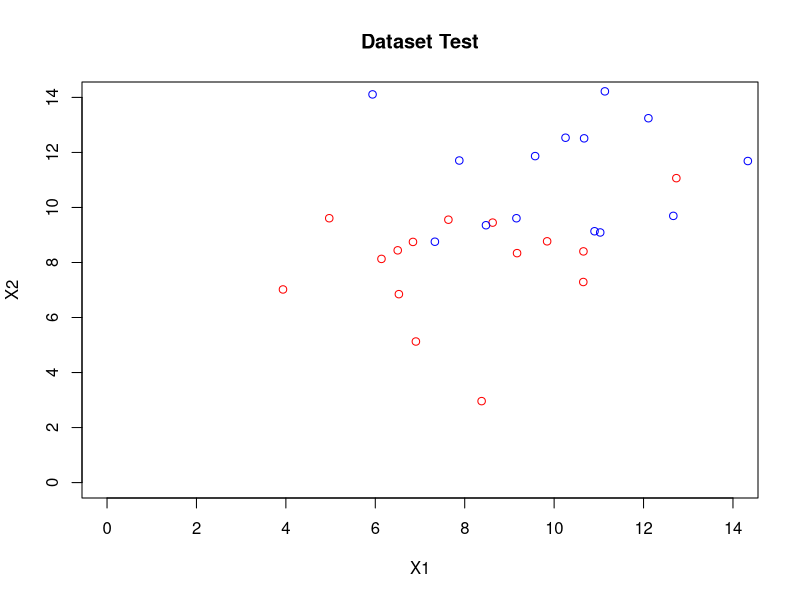

Generate this figure with R:
#1
set.seed(134678)
library(randomForest)

X1 <- cbind(c(rnorm(50,8,2)), c(rnorm(50,8,2)), c(rep(1,50)));
X2 <- cbind(c(rnorm(50,11,2)), c(rnorm(50,11,2)), c(rep(0,50)));
matriz <- rbind(X1,X2)

#2
indice_test <- c(sample(c(1:50),15), sample(c(51:100),15))
dataset_train <- matriz[-indice_test,]
dataset_test <- matriz[indice_test,]

#3
pdf("Grafica_dataset_test.pdf")
plot(0:14,0.:14,type='n',main='Dataset Test',xlab = 'X1',ylab = 'X2')
points(dataset_test[1:15,1],dataset_test[1:15,2], col='red')
points(dataset_test[16:30,1],dataset_test[16:30,2], col='blue')
dev.off()
#4
#dataset_train[,3]
numTree=1
#errors <- list()
errorMean <- array()
models <- list()
for(i in 1:7){
  set.seed(134678)
  models[[i]] <- randomForest(x=dataset_train[,-3], y=as.factor(dataset_train[,3]), xtest=dataset_test[,-3],ytest=as.factor(dataset_test[,3]),ntree=numTree)
  #errors[[i]] <- models[[i]]$err.rate[,1]
  errorMean[i] <- mean(models[[i]]$err.rate[,1])
  numTree <- numTree*10
}
#4
#Se puede observar que el promedio de errores de cada ensamble es:
#[1] 0.1250000 0.1647143 0.1383286 0.1363614 0.1404561 0.1419866 0.1431814
#
#6

